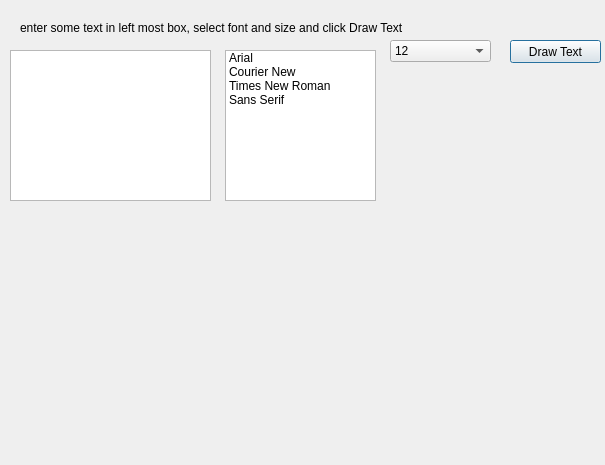
<?xml version="1.0" encoding="UTF-8"?>
<ui version="4.0">
 <class>Dialog</class>
 <widget class="QDialog" name="Dialog">
  <property name="geometry">
   <rect>
    <x>0</x>
    <y>0</y>
    <width>605</width>
    <height>465</height>
   </rect>
  </property>
  <property name="windowTitle">
   <string>Dialog</string>
  </property>
  <widget class="QComboBox" name="comboBox">
   <property name="geometry">
    <rect>
     <x>390</x>
     <y>40</y>
     <width>101</width>
     <height>22</height>
    </rect>
   </property>
   <item>
    <property name="text">
     <string>12</string>
    </property>
   </item>
   <item>
    <property name="text">
     <string>14</string>
    </property>
   </item>
   <item>
    <property name="text">
     <string>16</string>
    </property>
   </item>
   <item>
    <property name="text">
     <string>18</string>
    </property>
   </item>
   <item>
    <property name="text">
     <string>20</string>
    </property>
   </item>
  </widget>
  <widget class="QListWidget" name="listWidget">
   <property name="geometry">
    <rect>
     <x>225</x>
     <y>50</y>
     <width>151</width>
     <height>151</height>
    </rect>
   </property>
   <item>
    <property name="text">
     <string>Arial</string>
    </property>
   </item>
   <item>
    <property name="text">
     <string>Courier New</string>
    </property>
   </item>
   <item>
    <property name="text">
     <string>Times New Roman</string>
    </property>
   </item>
   <item>
    <property name="text">
     <string>Sans Serif</string>
    </property>
   </item>
  </widget>
  <widget class="QPushButton" name="pushButton">
   <property name="geometry">
    <rect>
     <x>510</x>
     <y>40</y>
     <width>91</width>
     <height>23</height>
    </rect>
   </property>
   <property name="text">
    <string>Draw Text</string>
   </property>
  </widget>
  <widget class="QLabel" name="label">
   <property name="geometry">
    <rect>
     <x>20</x>
     <y>20</y>
     <width>561</width>
     <height>16</height>
    </rect>
   </property>
   <property name="text">
    <string>enter some text in left most box, select font and size and click Draw Text</string>
   </property>
  </widget>
  <widget class="QTextEdit" name="textEdit">
   <property name="geometry">
    <rect>
     <x>10</x>
     <y>50</y>
     <width>201</width>
     <height>151</height>
    </rect>
   </property>
  </widget>
 </widget>
 <resources/>
 <connections/>
</ui>
